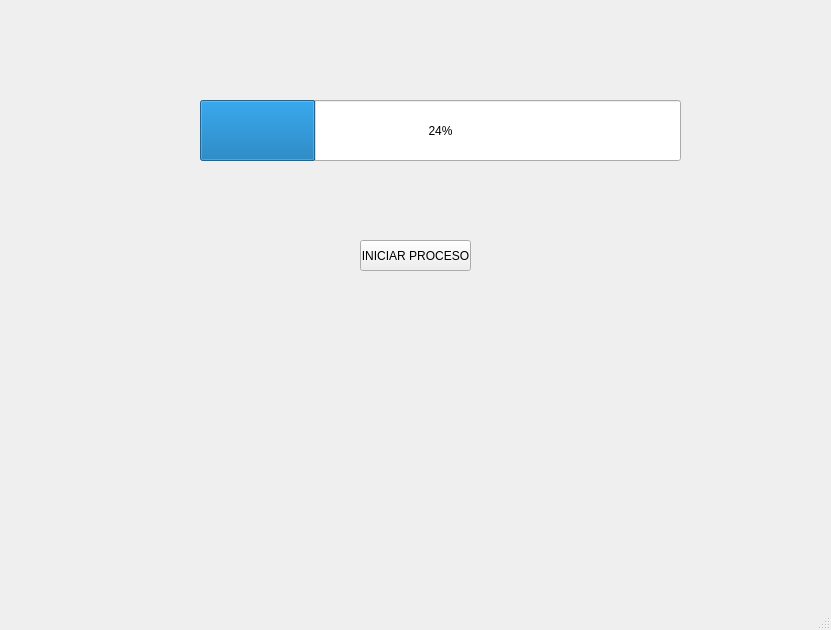
<?xml version="1.0" encoding="UTF-8"?>
<ui version="4.0">
 <class>MainWindow</class>
 <widget class="QMainWindow" name="MainWindow">
  <property name="geometry">
   <rect>
    <x>0</x>
    <y>0</y>
    <width>831</width>
    <height>630</height>
   </rect>
  </property>
  <property name="windowTitle">
   <string>MainWindow</string>
  </property>
  <widget class="QWidget" name="centralwidget">
   <widget class="QLabel" name="label">
    <property name="geometry">
     <rect>
      <x>30</x>
      <y>0</y>
      <width>751</width>
      <height>81</height>
     </rect>
    </property>
    <property name="text">
     <string/>
    </property>
    <property name="pixmap">
     <pixmap resource="recursos_proyecto.qrc">:/uat/fians</pixmap>
    </property>
    <property name="scaledContents">
     <bool>true</bool>
    </property>
   </widget>
   <widget class="QLabel" name="label_3">
    <property name="geometry">
     <rect>
      <x>660</x>
      <y>400</y>
      <width>131</width>
      <height>141</height>
     </rect>
    </property>
    <property name="text">
     <string/>
    </property>
    <property name="pixmap">
     <pixmap resource="recursos_proyecto.qrc">:/logo/equipo</pixmap>
    </property>
    <property name="scaledContents">
     <bool>true</bool>
    </property>
   </widget>
   <widget class="QProgressBar" name="progressBar">
    <property name="geometry">
     <rect>
      <x>200</x>
      <y>100</y>
      <width>481</width>
      <height>61</height>
     </rect>
    </property>
    <property name="value">
     <number>24</number>
    </property>
   </widget>
   <widget class="QPushButton" name="btn_iniciar">
    <property name="geometry">
     <rect>
      <x>360</x>
      <y>240</y>
      <width>111</width>
      <height>31</height>
     </rect>
    </property>
    <property name="text">
     <string>INICIAR PROCESO</string>
    </property>
   </widget>
  </widget>
  <widget class="QMenuBar" name="menubar">
   <property name="geometry">
    <rect>
     <x>0</x>
     <y>0</y>
     <width>831</width>
     <height>22</height>
    </rect>
   </property>
  </widget>
  <widget class="QStatusBar" name="statusbar"/>
 </widget>
 <resources>
  <include location="recursos_proyecto.qrc"/>
 </resources>
 <connections/>
</ui>
